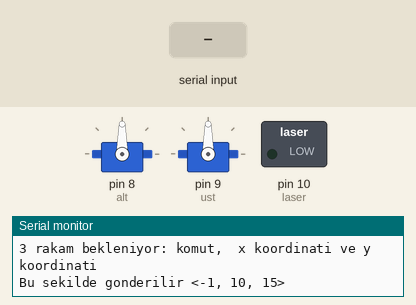
Bench run of a sketch on a simulated Arduino Uno, built with avr-gcc and run on an emulated ATmega328P. On the bench: 2 × servo, switched loads named in the sketch (green lamp = pin HIGH), the last lines printed to the serial monitor. Dashed ring = blinking. The inputs (shaded band) are chosen by the test bench.

Above: at 1.2 s.
1.3 s: "<2>" received over Serial
At 1.45 s:
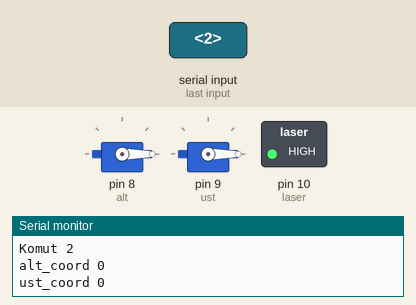
4.3 s: "<90,45,200>" received over Serial
At 5.0 s:
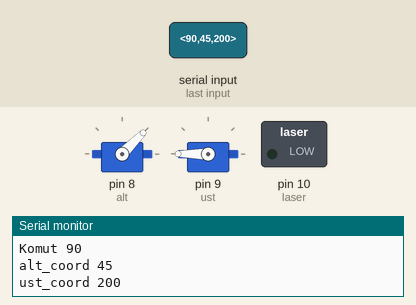
5.8 s: "<30,150,10>" received over Serial
At 6.1 s:
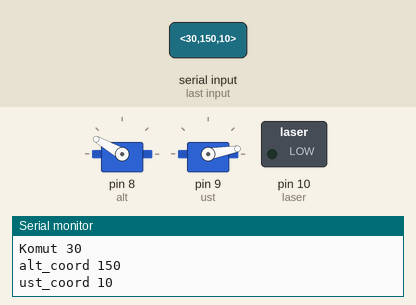
7.3 s: "<1,90>" received over Serial
At 8.3 s:
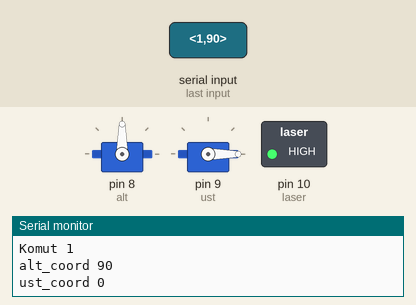
8.8 s: "<0>" received over Serial
At 9.3 s:
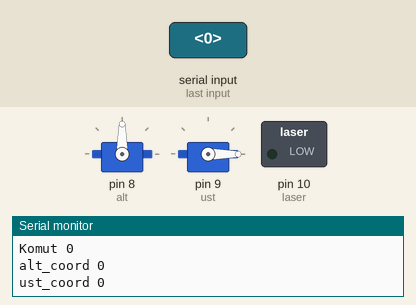
10.3 s: "<1,90,45>" received over Serial
At 10.7 s:
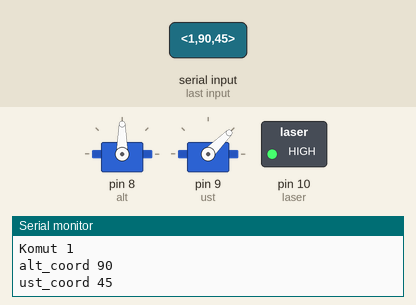
Timing chart, 0 to 12.8 s (numbered marks = the images above; inputs shaded):
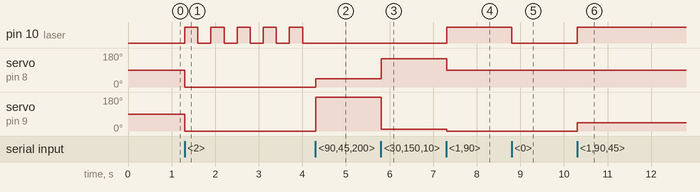

The sketch:

servo_hareket.ino
```cpp
//http://forum.arduino.cc/index.php?topic=396450
// Example 5 - Receive with start- and end-markers combined with parsing
#include <Servo.h>
const byte numChars = 32;
char receivedChars[numChars];
char tempChars[numChars];        // temporary array for use when parsing

// variables to hold the parsed data
char messageFromPC[numChars] = {0};
int alt_coord;
int ust_coord;
int komut;

Servo alt;
Servo ust;
int laser = 10;

boolean newData = false;

//============

void setup() {
    Serial.begin(9600);
    Serial.println("3 rakam bekleniyor: komut,  x koordinati ve y koordinati");
    Serial.println("Bu sekilde gonderilir <-1, 10, 15>  ");
    Serial.println();
    alt.attach(8);
    ust.attach(9);
    pinMode(laser, OUTPUT);
}

//============

void loop() {
    recvWithStartEndMarkers();
    if (newData == true) {
        strcpy(tempChars, receivedChars);
            // this temporary copy is necessary to protect the original data
            //   because strtok() used in parseData() replaces the commas with \0
        parseData();
        showParsedData();
        newData = false;
    }
}

//============

void recvWithStartEndMarkers() {
    static boolean recvInProgress = false;
    static byte ndx = 0;
    char startMarker = '<';
    char endMarker = '>';
    char rc;

    while (Serial.available() > 0 && newData == false) {
        rc = Serial.read();

        if (recvInProgress == true) {
            if (rc != endMarker) {
                receivedChars[ndx] = rc;
                ndx++;
                if (ndx >= numChars) {
                    ndx = numChars - 1;
                }
            }
            else {
                receivedChars[ndx] = '\0'; // terminate the string
                recvInProgress = false;
                ndx = 0;
                newData = true;
            }
        }

        else if (rc == startMarker) {
            recvInProgress = true;
        }
    }
}

//============

void parseData() {      // split the data into its parts

    char * strtokIndx; // this is used by strtok() as an index

    strtokIndx = strtok(tempChars,",");      // get the first part - the string
    komut = atoi(strtokIndx); // copy it to messageFromPC

    strtokIndx = strtok(NULL, ","); // this continues where the previous call left off
    alt_coord = atoi(strtokIndx);     // convert this part to an integer

    strtokIndx = strtok(NULL, ",");
    ust_coord = atoi(strtokIndx);     // convert this part to a float

}

//============

void showParsedData() {
    Serial.print("Komut ");
    Serial.println(komut);
    Serial.print("alt_coord ");
    Serial.println(alt_coord);
    Serial.print("ust_coord ");
    Serial.println(ust_coord);
    // Buraya servo hareket kodunu yazmalisiniz
    if (komut == 0){
      digitalWrite(laser, LOW);
    }
    else if (komut == -1){
       for (int i=0; i<5; i++){
                      digitalWrite(laser, HIGH);
                      delay(300);
                      digitalWrite(laser, LOW);
                      delay(300);
                    }
    }
    else {
            alt.write(alt_coord);
            ust.write(ust_coord);
            if (komut == 1) {
                digitalWrite(laser, HIGH);
            }
            else if (komut == 2) {
                  for (int i=0; i<5; i++){
                      digitalWrite(laser, HIGH);
                      delay(300);
                      digitalWrite(laser, LOW);
                      delay(300);
                    }
            }
    }
}
```

Measured:
- after the input at 1.3 s, pin 10 (laser): alternates HIGH for 0.30 s and LOW for 0.30 s, starting at once; servo on pin 8 (alt), servo on pin 9 (ust): 90° → 0° at once
- after the input at 4.3 s, servo on pin 8 (alt): 0° → 45° at once; servo on pin 9 (ust): 0° → 180° at once
- after the input at 5.8 s, servo on pin 8 (alt): 45° → 150° at once; servo on pin 9 (ust): 180° → 10° at once
- after the input at 7.3 s, pin 10 (laser): LOW → HIGH at once; servo on pin 8 (alt): 150° → 90° at once; servo on pin 9 (ust): 10° → 0° at once
- after the input at 8.8 s, pin 10 (laser): HIGH → LOW at once
- after the input at 10.3 s, pin 10 (laser): LOW → HIGH at once; servo on pin 9 (ust): 0° → 45° at once
